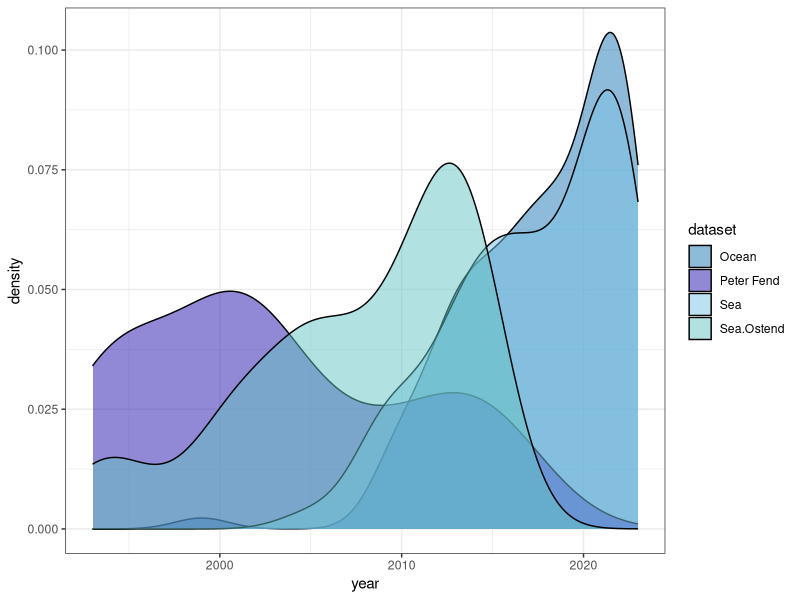

The R script that drew this image:

# Load libraries
library(ggplot2)
library(dplyr)

# Load data from 3 CSV files and combine them
df1 <- read.csv("densitypeter.csv")
df1$dataset <- "Peter Fend"
df2 <- read.csv("density_sea.csv")
df2$dataset <- "Sea"
df3 <- read.csv("ostend_density.csv")
df3$dataset <- "Sea.Ostend"
df4 <- read.csv("density_ocean.csv")
df4$dataset <- "Ocean"

df_all <- rbind(df1, df2, df3, df4)

# Filter data to only include years 1993 onwards
df_all <- filter(df_all, year >= 1993)

# Create stacked density chart with custom color palette
ggplot(df_all, aes(x = year, fill = dataset)) +
  geom_density(alpha = 0.5, adjust = 1) +
  scale_fill_manual(values = c("#1F78B4", "#2415ab", "#7ac3e6", "#64c3c4")) +
  theme_bw()
